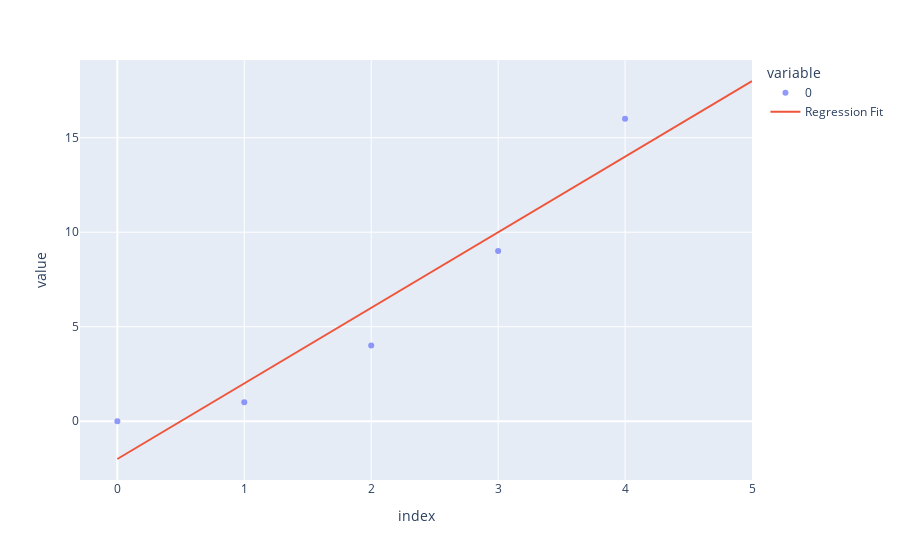

Notebook code for this chart:
### Code cell
import numpy as np
import pandas as pd
import plotly.express as px
import plotly.graph_objects as go
from sklearn.linear_model import LinearRegression
import matplotlib.pyplot as plt

# Generate data
x=[0, 1, 2, 3, 4]
y=[0, 1, 4, 9, 16]

df = pd.DataFrame(data = {"x":x,"y":y})
df
b, a = np.polyfit(df.x, df.y, deg=1)

x_range = np.linspace(0, len(df.x), 100)
y_range = a + b* x_range 

fig = px.scatter(y, opacity=0.70)
# print(a, b)

fig.add_traces(go.Scatter(x=x_range, y=y_range, name='Regression Fit'))
fig

### Figure 1 — Plotly figure (JSON) as saved in the notebook; plotly's stock layout.template omitted (floating-point values rounded to 4 significant figures)
{"data": [{"hovertemplate": "variable=0<br>index=%{x}<br>value=%{y}<extra></extra>", "legendgroup": "0", "marker": {"color": "#636efa", "opacity": 0.7, "symbol": "circle"}, "mode": "markers", "name": "0", "orientation": "v", "showlegend": true, "type": "scatter", "x": [0, 1, 2, 3, 4], "xaxis": "x", "y": [0, 1, 4, 9, 16], "yaxis": "y"}, {"name": "Regression Fit", "type": "scatter", "x": [0, 0.05051, 0.101, 0.1515, 0.202, 0.2525, 0.303, 0.3535, 0.404, 0.4545, 0.5051, 0.5556, 0.6061, 0.6566, 0.7071, 0.7576, 0.8081, 0.8586, 0.9091, 0.9596, 1.01, 1.061, 1.111, 1.162, 1.212, 1.263, 1.313, 1.364, 1.414, 1.465, 1.515, 1.566, 1.616, 1.667, 1.717, 1.768, 1.818, 1.869, 1.919, 1.97, 2.02, 2.071, 2.121, 2.172, 2.222, 2.273, 2.323, 2.374, 2.424, 2.475, 2.525, 2.576, 2.626, 2.677, 2.727, 2.778, 2.828, 2.879, 2.929, 2.98, 3.03, 3.081, 3.131, 3.182, 3.232, 3.283, 3.333, 3.384, 3.434, 3.485, 3.535, 3.586, 3.636, 3.687, 3.737, 3.788, 3.838, 3.889, 3.939, 3.99, 4.04, 4.091, 4.141, 4.192, 4.242, 4.293, 4.343, 4.394, 4.444, 4.495, 4.545, 4.596, 4.646, 4.697, 4.747, 4.798, 4.848, 4.899, 4.949, 5], "y": [-2.0, -1.798, -1.596, -1.394, -1.192, -0.9899, -0.7879, -0.5859, -0.3838, -0.1818, 0.0202, 0.2222, 0.4242, 0.6263, 0.8283, 1.03, 1.232, 1.434, 1.636, 1.838, 2.04, 2.242, 2.444, 2.646, 2.848, 3.051, 3.253, 3.455, 3.657, 3.859, 4.061, 4.263, 4.465, 4.667, 4.869, 5.071, 5.273, 5.475, 5.677, 5.879, 6.081, 6.283, 6.485, 6.687, 6.889, 7.091, 7.293, 7.495, 7.697, 7.899, 8.101, 8.303, 8.505, 8.707, 8.909, 9.111, 9.313, 9.515, 9.717, 9.919, 10.12, 10.32, 10.53, 10.73, 10.93, 11.13, 11.33, 11.54, 11.74, 11.94, 12.14, 12.34, 12.55, 12.75, 12.95, 13.15, 13.35, 13.56, 13.76, 13.96, 14.16, 14.36, 14.57, 14.77, 14.97, 15.17, 15.37, 15.58, 15.78, 15.98, 16.18, 16.38, 16.59, 16.79, 16.99, 17.19, 17.39, 17.6, 17.8, 18.0]}], "layout": {"autosize": true, "legend": {"title": {"text": "variable"}, "tracegroupgap": 0}, "margin": {"t": 60}, "xaxis": {"anchor": "y", "autorange": true, "domain": [0, 1], "range": [-0.2809, 5], "title": {"text": "index"}, "type": "linear"}, "yaxis": {"anchor": "x", "autorange": true, "domain": [0, 1], "range": [-3.111, 19.11], "title": {"text": "value"}, "type": "linear"}}}
